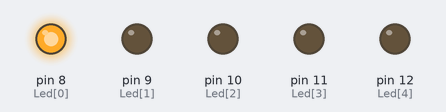
This sketch was run on a simulated Arduino Uno, built with avr-gcc and run on an emulated ATmega328P. Shown: output pins drawn as LEDs (lit = HIGH).

Above: at 0.1 s.
At 0.9 s:
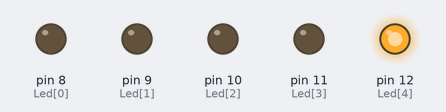
At 1.9 s:
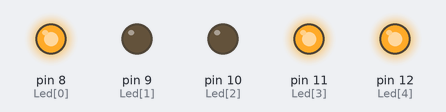
At 3.7 s:
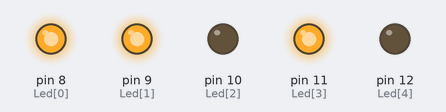
At 5.5 s:
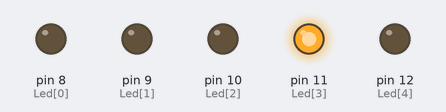
At 7.5 s:
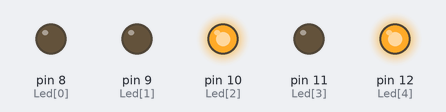
Timing chart, 0 to 7.8 s (numbered marks = the images above):
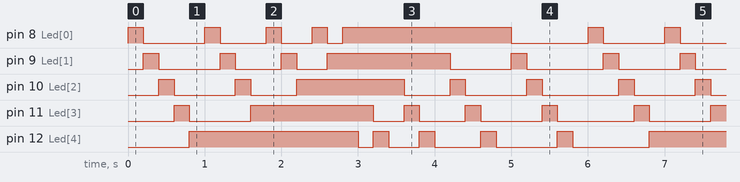

Measured:
- by itself, pin 8 (Led[0]): repeats every 6.0 s: LOW 0.80 s, HIGH 0.20 s, LOW 0.60 s, HIGH 0.20 s, LOW 0.40 s, HIGH 0.20 s, LOW 0.20 s, HIGH 2.2 s, LOW 1.0 s, HIGH 0.20 s
- by itself, pin 9 (Led[1]): repeats every 6.0 s: LOW 0.80 s, HIGH 0.20 s, LOW 0.60 s, HIGH 0.20 s, LOW 0.40 s, HIGH 1.6 s, LOW 0.80 s, HIGH 0.20 s, LOW 1.0 s, HIGH 0.20 s
- by itself, everything shown: repeats every 6.0 s, in 30 steps

The sketch:

lab1-2.ino
```cpp
// 5個GPIO呈現queue的跑馬燈狀態。
#define ROW 30
#define COLUMN 5

int Led[COLUMN] = {8, 9, 10, 11, 12};
int pos[ROW][COLUMN] = {
    {1, 0, 0, 0, 0},  //1
    {0, 1, 0, 0, 0},
    {0, 0, 1, 0, 0},
    {0, 0, 0, 1, 0},
    {0, 0, 0, 0, 1},
    {1, 0, 0, 0, 1},  //2
    {0, 1, 0, 0, 1},
    {0, 0, 1, 0, 1},
    {0, 0, 0, 1, 1},
    {1, 0, 0, 1, 1},  //3
    {0, 1, 0, 1, 1},
    {0, 0, 1, 1, 1},
    {1, 0, 1, 1, 1},  //4
    {0, 1, 1, 1, 1},
    {1, 1, 1, 1, 1},  //5 //1

    {1, 1, 1, 1, 0},  //2
    {1, 1, 1, 0, 1},
    {1, 1, 1, 0, 0},  //3
    {1, 1, 0, 1, 0},
    {1, 1, 0, 0, 1},
    {1, 1, 0, 0, 0},  //4
    {1, 0, 1, 0, 0},
    {1, 0, 0, 1, 0},
    {1, 0, 0, 0, 1},
    {1, 0, 0, 0, 0},  //5
    {0, 1, 0, 0, 0},
    {0, 0, 1, 0, 0},
    {0, 0, 0, 1, 0},
    {0, 0, 0, 0, 1},
    {0, 0, 0, 0, 0},
};
void setup() {
    for (int i = 0; i < COLUMN; i++)
        pinMode(Led[i], OUTPUT);
}

void loop() {
    for (int i = 0; i < ROW; i++) {
        for (int j = 0; j < COLUMN; j++) {
            if (pos[i][j] == 1)
                digitalWrite(Led[j], HIGH);
            else
                digitalWrite(Led[j], LOW);
        }
        delay(200);
    }
}
```
